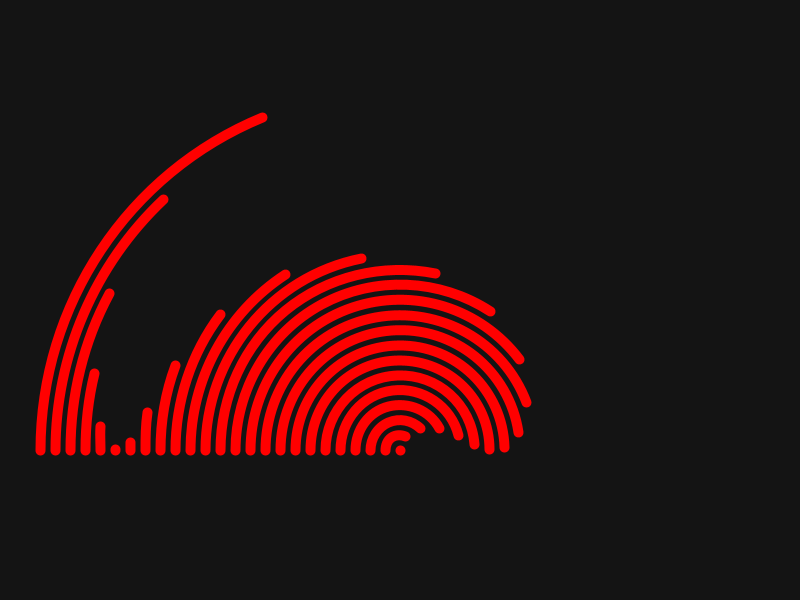
Frame 1 (no input)
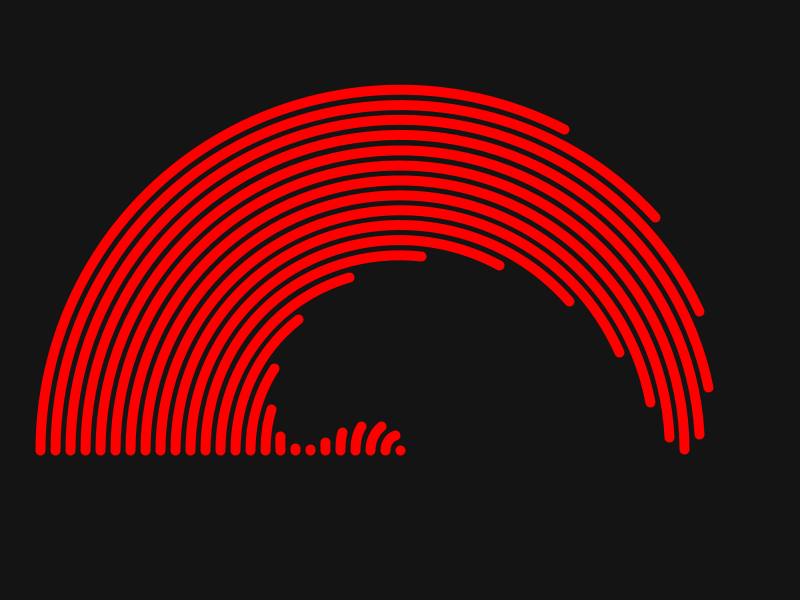
Frame 60 (the mouse pressed at the canvas centre just before this capture)
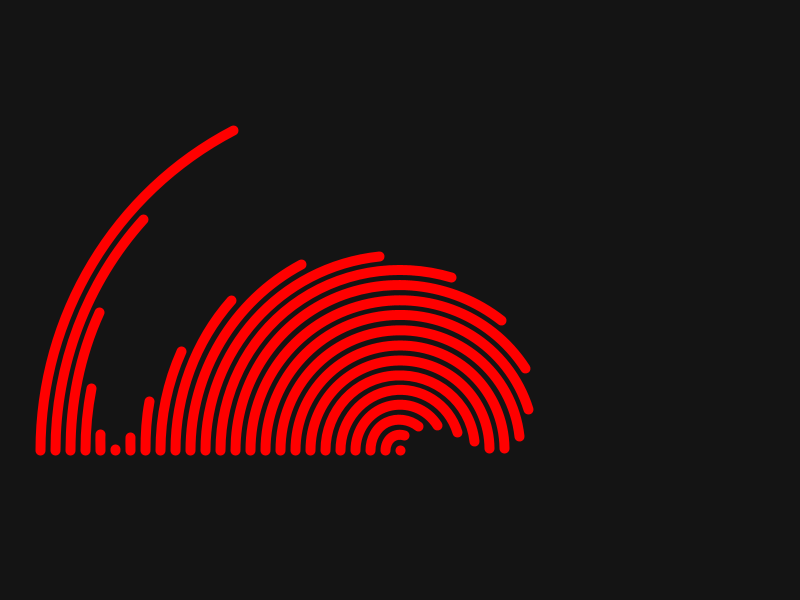
Frame 120 (the mouse held since frame 60 and released just before this capture)

The Processing sketch that drew these frames (run headless with seeded random() and noise(); from frame 60 on, the mouse is pressed at the canvas centre):

// Processing sketch: wave_red
// ── wave_red.pde
int num = 25;
float step, sz, offSet, theta, angle;

void setup() {
  size(800, 600);
  strokeWeight(10);
  step = 30;
}

void draw() {
  background(20);
  translate(width/2, height*.75);
  angle=0;
  for (int i=0; i<num; i++) {
    stroke(255, 0, 0);
    noFill();
    sz = i*step;
    float offSet = TWO_PI/num*i;
    float arcEnd = map(sin(theta+offSet), -1, 1, PI, TWO_PI);
    arc(0, 0, sz, sz, PI, arcEnd);
  }
  colorMode(RGB);
  resetMatrix();
  theta += .0523;
  
}
